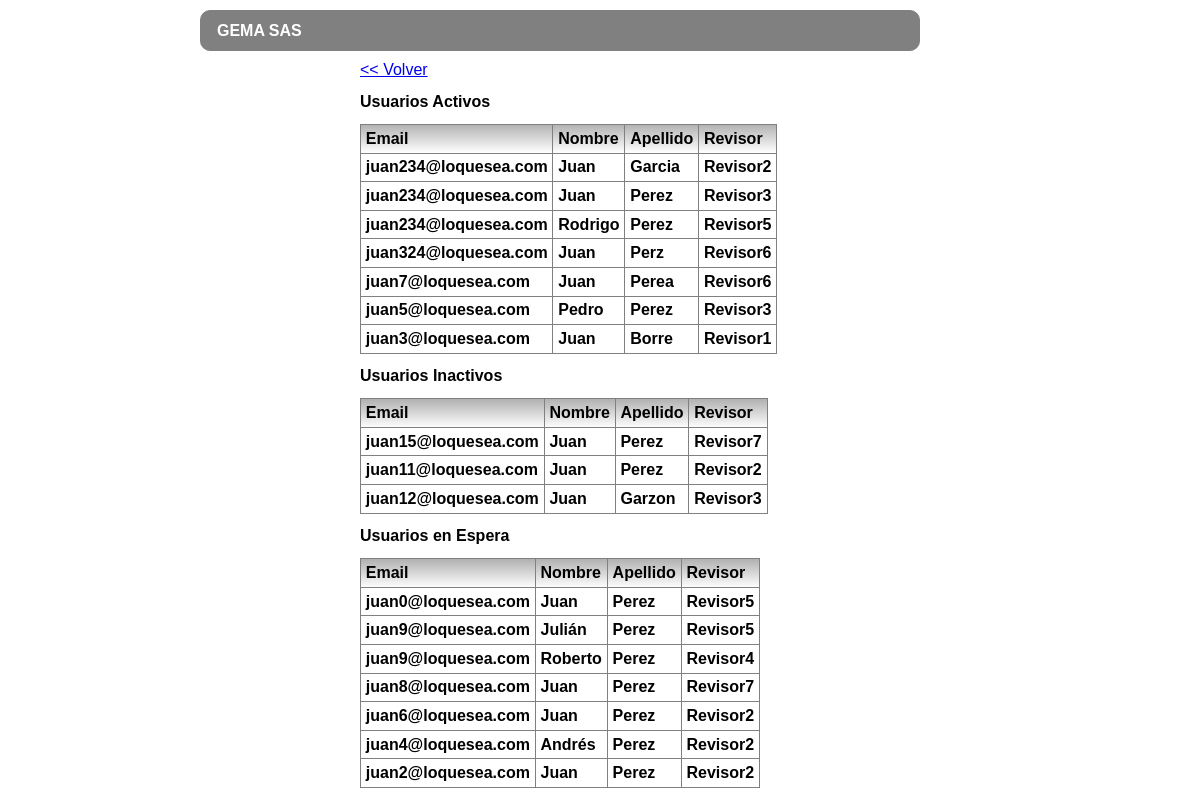
Page /view/Visualization.php on the committed database.
### tables this page shows
CREATE TABLE `tm_usuarios` (
  `Email` varchar(50) NOT NULL,
  `Nombre` varchar(50) DEFAULT NULL,
  `Apellido` varchar(50) DEFAULT NULL,
  `Codigo` int(1) NOT NULL,
  `Revisor` int(11) NOT NULL
);

CREATE TABLE `revisores` (
  `id` int(11) NOT NULL,
  `nombre` varchar(45) DEFAULT NULL,
  `apellido` varchar(45) DEFAULT NULL
);

### models/Users.php (called while the page is built, shortened)
<?php
function get_usurios_activos(){
    $con=conectar();
    $sql="SELECT u.Email AS email,u.Nombre AS nombre,u.Apellido AS apellido,r.apellido AS revisor FROM tm_usuarios u JOIN revisores r ON u.Revisor=r.id AND u.Codigo = 1";
    return $query = mysqli_query($con,$sql);
}
function get_usurios_inactivos(){
    $con=conectar();
    $sql="SELECT u.Email AS email,u.Nombre AS nombre,u.Apellido AS apellido,r.apellido AS revisor FROM tm_usuarios u JOIN revisores r ON u.Revisor=r.id AND u.Codigo = 2";
    return $query = mysqli_query($con,$sql);
}
function get_usurios_espera(){
    $con=conectar();
    $sql="SELECT u.Email AS email,u.Nombre AS nombre,u.Apellido AS apellido,r.apellido AS revisor FROM tm_usuarios u JOIN revisores r ON u.Revisor=r.id AND u.Codigo = 3";
    return $query = mysqli_query($con,$sql);
}
?>

### view/Visualization.php (the view, shortened to what this page needs)
<?php
include("../models/Users.php");
?>
<!DOCTYPE html>
<html>
<head>
    <link rel="stylesheet" href="..\public\css\style.css" type="text/css">
</head>
<body>
    <div id="container">
        <div id="wrapper">
            <div class="header">
                    <h1>GEMA SAS</h1>
            </div>
            <a style="margin-top: 10px" href="../index.php">&#x3C;&#x3C; Volver</a>
            <h2>Usuarios Activos</h2>
            <table class="table" >
                <thead class="table-header" >
                    <tr>
                        <th>Email</th>
                        <th>Nombre</th>
                        <th>Apellido</th>
                        <th>Revisor</th>
                    </tr>
                </thead>
                <tbody>
                    <?php
                        $array_list = get_usurios_activos();
                        while($row=mysqli_fetch_array($array_list)){
                    ?>
                    <tr>
                        <th><?php echo $row['email']?></th>
                        <th><?php echo $row['nombre']?></th>
                        <th><?php echo $row['apellido']?></th>
                        <th><?php echo $row['revisor']?></th>
                    </tr>
                    <?php
                        }
                    ?>
                    </tbody>
                </table>
            <h2>Usuarios Inactivos</h2>
            <table class="table">
                <thead class="table-header">
                    <tr>
                        <th>Email</th>
                        <th>Nombre</th>
                        <th>Apellido</th>
                        <th>Revisor</th>
                    </tr>
                </thead>
                <tbody>
                    <?php
                        $array_list = get_usurios_inactivos();
                        while($row=mysqli_fetch_array($array_list)){
                    ?>
                    <tr>
                        <th><?php echo $row['email']?></th>
                        <th><?php echo $row['nombre']?></th>
                        <th><?php echo $row['apellido']?></th>
                        <th><?php echo $row['revisor']?></th>
                    </tr>
                    <?php
                    }
                    ?>
                </tbody>
            </table>
            <h2>Usuarios en Espera</h2>
            <table class="table" >
                <thead class="table-header">
                    <tr>
                        <th>Email</th>
                        <th>Nombre</th>
                        <th>Apellido</th>
                        <th>Revisor</th>
                    </tr>
                    </thead>
                <tbody>
                    <?php
                        $array_list = get_usurios_espera();
                        while($row=mysqli_fetch_array($array_list)){
                    ?>
                    <tr>
                        <th><?php echo $row['email']?></th>
                        <th><?php echo $row['nombre']?></th>
                        <th><?php echo $row['apellido']?></th>
                        <th><?php echo $row['revisor']?></th>
                    </tr>
                    <?php
                    }
                    ?>
                </tbody>
            </table>
        </div>
    </div>
</body>
</html>

### public/css/style.css (style rules this page uses)
* { font-size: 16px; font-family: Tahmoa, Arial; }
#container { position: relative; }
#wrapper { margin: 10em; width: 400px; height: 300px; position: absolute; top: 50%; left: 50%; transform: translate(-100%, -50%); }
.header { background-color: gray; border: 1px solid gray; border-radius: 10px; margin-top: -10em; margin-left: -10em; margin-right: -10em; margin-bottom: 10px; }
h1 { color: white; margin-left: 1em; }
body { margin: 10em; }
table { border-collapse: collapse; }
th, td { width: 25%; text-align: left; vertical-align: top; padding: 0.3em; border: 1px solid gray; }
.table-header { background: rgb(177,177,177); background: linear-gradient(180deg, rgba(177,177,177,1) 0%, rgba(255,255,255,1) 100%); }

### rows in the picture
tm_usuarios: Email "juan234@loquesea.com", Nombre "Juan", Apellido "Garcia", Revisor.apellido "Revisor2"
tm_usuarios: Email "juan234@loquesea.com", Nombre "Juan", Apellido "Perez", Revisor.apellido "Revisor3"
tm_usuarios: Email "juan234@loquesea.com", Nombre "Rodrigo", Apellido "Perez", Revisor.apellido "Revisor5"
tm_usuarios: Email "juan324@loquesea.com", Nombre "Juan", Apellido "Perz", Revisor.apellido "Revisor6"
tm_usuarios: Email "juan7@loquesea.com", Nombre "Juan", Apellido "Perea", Revisor.apellido "Revisor6"
tm_usuarios: Email "juan5@loquesea.com", Nombre "Pedro", Apellido "Perez", Revisor.apellido "Revisor3"
tm_usuarios: Email "juan3@loquesea.com", Nombre "Juan", Apellido "Borre", Revisor.apellido "Revisor1"
tm_usuarios: Email "juan15@loquesea.com", Nombre "Juan", Apellido "Perez", Revisor.apellido "Revisor7"
tm_usuarios: Email "juan11@loquesea.com", Nombre "Juan", Apellido "Perez", Revisor.apellido "Revisor2"
tm_usuarios: Email "juan12@loquesea.com", Nombre "Juan", Apellido "Garzon", Revisor.apellido "Revisor3"
tm_usuarios: Email "juan0@loquesea.com", Nombre "Juan", Apellido "Perez", Revisor.apellido "Revisor5"
tm_usuarios: Email "juan9@loquesea.com", Nombre "Julián", Apellido "Perez", Revisor.apellido "Revisor5"
tm_usuarios: Email "juan9@loquesea.com", Nombre "Roberto", Apellido "Perez", Revisor.apellido "Revisor4"
tm_usuarios: Email "juan8@loquesea.com", Nombre "Juan", Apellido "Perez", Revisor.apellido "Revisor7"
tm_usuarios: Email "juan6@loquesea.com", Nombre "Juan", Apellido "Perez", Revisor.apellido "Revisor2"
tm_usuarios: Email "juan4@loquesea.com", Nombre "Andrés", Apellido "Perez", Revisor.apellido "Revisor2"
tm_usuarios: Email "juan2@loquesea.com", Nombre "Juan", Apellido "Perez", Revisor.apellido "Revisor2"
